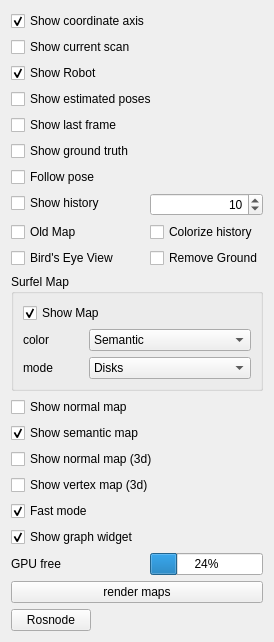
      <widget class="QWidget" name="tab">
       <attribute name="title">
        <string>visual options</string>
       </attribute>
       <layout class="QFormLayout" name="formLayout">
        <property name="fieldGrowthPolicy">
         <enum>QFormLayout::AllNonFixedFieldsGrow</enum>
        </property>
        <item row="0" column="0" colspan="2">
         <widget class="QCheckBox" name="chkShowCoordinateAxis">
          <property name="text">
           <string>Show coordinate axis</string>
          </property>
          <property name="checked">
           <bool>true</bool>
          </property>
         </widget>
        </item>
        <item row="1" column="0" colspan="2">
         <widget class="QCheckBox" name="chkShowCurrentScan">
          <property name="text">
           <string>Show current scan</string>
          </property>
          <property name="checked">
           <bool>false</bool>
          </property>
         </widget>
        </item>
        <item row="2" column="0" colspan="2">
         <widget class="QCheckBox" name="chkShowRobot">
          <property name="text">
           <string>Show Robot</string>
          </property>
          <property name="checked">
           <bool>true</bool>
          </property>
         </widget>
        </item>
        <item row="3" column="0" colspan="2">
         <widget class="QCheckBox" name="chkShowPoses">
          <property name="text">
           <string>Show estimated poses</string>
          </property>
          <property name="checked">
           <bool>false</bool>
          </property>
         </widget>
        </item>
        <item row="4" column="0" colspan="2">
         <widget class="QCheckBox" name="chkShowLastFrame">
          <property name="text">
           <string>Show last frame</string>
          </property>
         </widget>
        </item>
        <item row="5" column="0" colspan="2">
         <widget class="QCheckBox" name="chkShowGroundtruth">
          <property name="text">
           <string>Show ground truth</string>
          </property>
         </widget>
        </item>
        <item row="6" column="0" colspan="2">
         <widget class="QCheckBox" name="chkFollowPose">
          <property name="text">
           <string>Follow pose</string>
          </property>
         </widget>
        </item>
        <item row="7" column="0">
         <widget class="QCheckBox" name="chkShowHistory">
          <property name="enabled">
           <bool>true</bool>
          </property>
          <property name="text">
           <string>Show history</string>
          </property>
          <property name="checked">
           <bool>false</bool>
          </property>
         </widget>
        </item>
        <item row="7" column="1">
         <widget class="QSpinBox" name="spinHistorySize">
          <property name="alignment">
           <set>Qt::AlignRight|Qt::AlignTrailing|Qt::AlignVCenter</set>
          </property>
          <property name="minimum">
           <number>1</number>
          </property>
          <property name="maximum">
           <number>50</number>
          </property>
          <property name="value">
           <number>10</number>
          </property>
         </widget>
        </item>
        <item row="8" column="0">
         <widget class="QCheckBox" name="chkOldMapOnly">
          <property name="text">
           <string>Old Map</string>
          </property>
         </widget>
        </item>
        <item row="8" column="1">
         <widget class="QCheckBox" name="chkColorizeHistory">
          <property name="text">
           <string>Colorize history</string>
          </property>
         </widget>
        </item>
        <item row="9" column="0">
         <widget class="QCheckBox" name="chkBirdsEyeView">
          <property name="text">
           <string>Bird's Eye View</string>
          </property>
         </widget>
        </item>
        <item row="9" column="1">
         <widget class="QCheckBox" name="chkRemoveGround">
          <property name="text">
           <string>Remove Ground</string>
          </property>
         </widget>
        </item>
        <item row="10" column="0" colspan="2">
         <widget class="QGroupBox" name="groupBox_8">
          <property name="title">
           <string>Surfel Map</string>
          </property>
          <layout class="QFormLayout" name="formLayout_15">
           <item row="0" column="0" colspan="2">
            <widget class="QCheckBox" name="chkShowCurrentSurfels">
             <property name="text">
              <string>Show Map</string>
             </property>
             <property name="checked">
              <bool>true</bool>
             </property>
            </widget>
           </item>
           <item row="1" column="0">
            <widget class="QLabel" name="label_30">
             <property name="minimumSize">
              <size>
               <width>60</width>
               <height>0</height>
              </size>
             </property>
             <property name="text">
              <string>color</string>
             </property>
            </widget>
           </item>
           <item row="1" column="1">
            <widget class="QComboBox" name="cmbSurfelColor">
             <property name="currentIndex">
              <number>5</number>
             </property>
             <item>
              <property name="text">
               <string>Phong</string>
              </property>
             </item>
             <item>
              <property name="text">
               <string>Normal Shade</string>
              </property>
             </item>
             <item>
              <property name="text">
               <string>Normal Color</string>
              </property>
             </item>
             <item>
              <property name="text">
               <string>Confidence</string>
              </property>
             </item>
             <item>
              <property name="text">
               <string>Debug</string>
              </property>
             </item>
             <item>
              <property name="text">
               <string>Semantic</string>
              </property>
             </item>
            </widget>
           </item>
           <item row="2" column="1">
            <widget class="QComboBox" name="cmbSurfelDrawMode">
             <item>
              <property name="text">
               <string>Disks</string>
              </property>
             </item>
             <item>
              <property name="text">
               <string>Points</string>
              </property>
             </item>
            </widget>
           </item>
           <item row="2" column="0">
            <widget class="QLabel" name="label_33">
             <property name="text">
              <string>mode</string>
             </property>
            </widget>
           </item>
          </layout>
         </widget>
        </item>
        <item row="11" column="0" colspan="2">
         <widget class="QCheckBox" name="chkShowNormalMap">
          <property name="enabled">
           <bool>true</bool>
          </property>
          <property name="text">
           <string>Show normal map</string>
          </property>
          <property name="checked">
           <bool>false</bool>
          </property>
         </widget>
        </item>
        <item row="13" column="0" colspan="2">
         <widget class="QCheckBox" name="chkShowNormalMap3d">
          <property name="text">
           <string>Show normal map (3d)</string>
          </property>
         </widget>
        </item>
        <item row="14" column="0" colspan="2">
         <widget class="QCheckBox" name="chkShowVertexMap3d">
          <property name="text">
           <string>Show vertex map (3d)</string>
          </property>
         </widget>
        </item>
        <item row="15" column="0" colspan="2">
         <widget class="QCheckBox" name="chkFastMode">
          <property name="text">
           <string>Fast mode</string>
          </property>
          <property name="checked">
           <bool>true</bool>
          </property>
         </widget>
        </item>
        <item row="16" column="0" colspan="2">
         <widget class="QCheckBox" name="chkShowGraphWidget">
          <property name="text">
           <string>Show graph widget</string>
          </property>
          <property name="checked">
           <bool>true</bool>
          </property>
         </widget>
        </item>
        <item row="17" column="0">
         <widget class="QLabel" name="label_3">
          <property name="text">
           <string>GPU free</string>
          </property>
         </widget>
        </item>
        <item row="17" column="1">
         <widget class="QProgressBar" name="pbGpuMemory">
          <property name="value">
           <number>24</number>
          </property>
          <property name="textVisible">
           <bool>true</bool>
          </property>
         </widget>
        </item>
        <item row="18" column="0" colspan="2">
         <widget class="QPushButton" name="btnRenderMaps">
          <property name="text">
           <string>render maps</string>
          </property>
         </widget>
        </item>
        <item row="19" column="0">
         <widget class="QPushButton" name="btnRosNode">
          <property name="text">
           <string>Rosnode</string>
          </property>
         </widget>
        </item>
        <item row="12" column="0">
         <widget class="QCheckBox" name="chkShowSemanticMap">
          <property name="text">
           <string>Show semantic map</string>
          </property>
          <property name="checked">
           <bool>true</bool>
          </property>
         </widget>
        </item>
       </layout>
      </widget>
